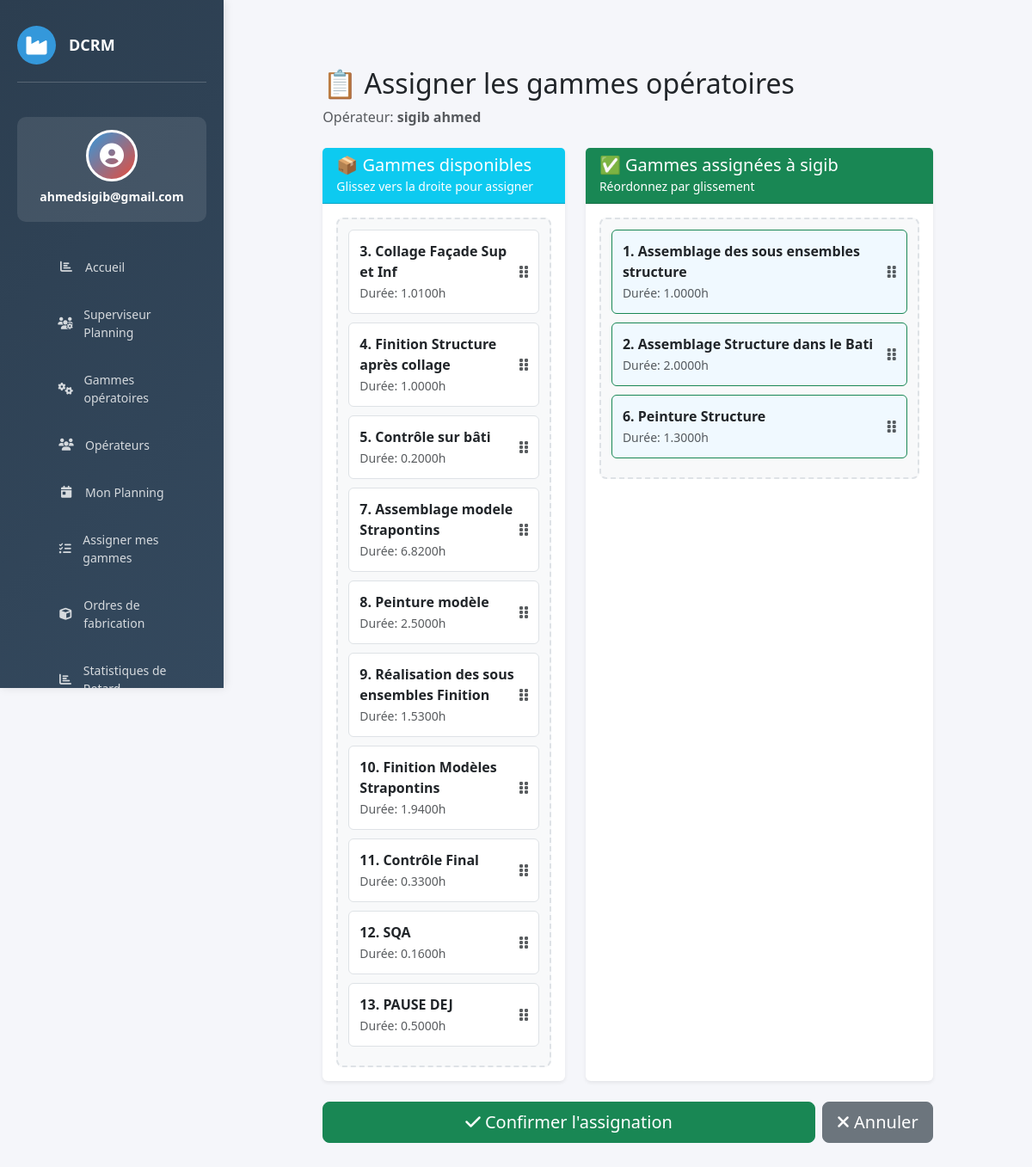
The app's page /planning/operateur/10/assigner-gammes/ (signed in) with its own data.
### website/models.py (models this page shows, shortened)
class Operateur(models.Model):
    SHIFT_CHOICES = [
        ('matin',      'Matin      (06h → 14h)'),
        ('normal',     'Normal     (08h → 17h)'),
        ('apres_midi', 'Après-midi (14h → 22h)'),
    ]
    nom    = models.CharField(max_length=100)
    prenom = models.CharField(max_length=100)
    poste  = models.CharField(max_length=100, blank=True)
    shift  = models.CharField(
        max_length=20,
        choices=SHIFT_CHOICES,
        default='normal',
        verbose_name="Type de shift"
    )
    user   = models.OneToOneField(
        User, null=True, blank=True,
        on_delete=models.SET_NULL,
        related_name='operateur_profil',
        verbose_name="Compte utilisateur"
    )
    def __str__(self):
        return f"{self.prenom} {self.nom}"

class GammeOperation(models.Model):
    nom           = models.CharField(max_length=200)
    temps_alloue  = models.DecimalField(max_digits=7, decimal_places=4, help_text="Durée en heures (ex: 1.005)")
    ordre         = models.PositiveSmallIntegerField(help_text="Position dans la gamme")
    operateurs    = models.ManyToManyField(
        'Operateur',
        blank=True,
        related_name='gammes',
        verbose_name="Opérateurs assignés"
    )
    class Meta:
        ordering = ['ordre']

### website/views.py (the view, shortened to what this page needs)
# urls.py: path('planning/operateur/<int:operateur_id>/assigner-gammes/',views.assigner_gammes_operateur,name='assigner_gammes'),
@login_required(login_url='home')
def assigner_gammes_operateur(request, operateur_id):
    operateur = get_object_or_404(Operateur, id=operateur_id)
    gammes_assignees = operateur.gammes.all()
    gammes_disponibles = GammeOperation.objects.exclude(operateurs=operateur).order_by('ordre')
    context = {
        'operateur': operateur,
        'gammes_assignees': gammes_assignees,
        'gammes_disponibles': gammes_disponibles,
    }
    return render(request, 'planning/assigner_gammes_dragdrop.html', context)

### website/templates/planning/assigner_gammes_dragdrop.html (shortened to what this page needs)
{% extends 'base.html' %}
{% load static %}
{% block content %}
<div class="container mt-5">
  <div class="row">
    <div class="col-lg-10 mx-auto">
      <div class="mb-4">
        <h2>📋 Assigner les gammes opératoires</h2>
        <p class="text-muted">Opérateur: <strong>{{ operateur.prenom }} {{ operateur.nom }}</strong></p>
      </div>
      <div class="row g-4">
        <div class="col-lg-5">
          <div class="card border-0 shadow-sm h-100">
            <div class="card-header bg-info text-white">
              <h5 class="mb-0">📦 Gammes disponibles</h5>
              <small>Glissez vers la droite pour assigner</small>
            </div>
            <div class="card-body">
              <div id="gammes-disponibles" class="gammes-list">
                {% for gamme in gammes_disponibles %}
                  <div class="gamme-item" draggable="true" data-gamme-id="{{ gamme.id }}">
                    <div class="d-flex justify-content-between align-items-center">
                      <div>
                        <strong>{{ gamme.ordre }}. {{ gamme.nom }}</strong><br>
                        <small class="text-muted">Durée: {{ gamme.temps_alloue }}h</small>
                      </div>
                      <i class="fas fa-grip-vertical text-muted"></i>
                    </div>
                  </div>
                {% empty %}
                  <p class="text-muted text-center">✅ Toutes les gammes sont assignées!</p>
                {% endfor %}
              </div>
            </div>
          </div>
        </div>
        <div class="col-lg-7">
          <div class="card border-0 shadow-sm h-100">
            <div class="card-header bg-success text-white">
              <h5 class="mb-0">✅ Gammes assignées à {{ operateur.prenom }}</h5>
              <small>Réordonnez par glissement</small>
            </div>
            <div class="card-body">
              <div id="gammes-assignees" class="gammes-list gammes-assignees">
                {% for gamme in gammes_assignees %}
                  <div class="gamme-item gamme-assignee" draggable="true" data-gamme-id="{{ gamme.id }}">
                    <div class="d-flex justify-content-between align-items-center">
                      <div>
                        <strong>{{ gamme.ordre }}. {{ gamme.nom }}</strong><br>
                        <small class="text-muted">Durée: {{ gamme.temps_alloue }}h</small>
                      </div>
                      <i class="fas fa-grip-vertical text-muted"></i>
                    </div>
                  </div>
                {% empty %}
                  <div class="text-center text-muted py-5">
                    <i class="fas fa-arrow-left fa-2x mb-3"></i><br>
                    Glissez les gammes ici
                  </div>
                {% endfor %}
              </div>
            </div>
          </div>
        </div>
      </div>
      <div class="d-flex gap-2 mt-4">
        <form method="POST" id="form-assigner" class="flex-grow-1">
          <button type="submit" class="btn btn-success btn-lg w-100">
            <i class="fas fa-check"></i> Confirmer l'assignation
          </button>
        </form>
        <a href="{% url 'dashboard_operateur' operateur_id=operateur.id %}" class="btn btn-secondary btn-lg">
          <i class="fas fa-times"></i> Annuler
        </a>
      </div>
    </div>
  </div>
</div>
{% endblock %}

### website/templates/base.html (shortened to what this page needs)
{% load static %}
<!DOCTYPE html>
<html lang="fr">
<head>
    <link href="https://cdn.jsdelivr.net/npm/bootstrap@5.3.0/dist/css/bootstrap.min.css" rel="stylesheet">
    <link rel="stylesheet" href="https://cdnjs.cloudflare.com/ajax/libs/font-awesome/6.4.0/css/all.min.css">
</head>
<body>
    {% if user.is_authenticated %}
    <aside class="sidebar">
        <div class="sidebar-header">
            <div class="logo">
                <i class="fas fa-industry"></i>
            </div>
            <h3>DCRM</h3>
        </div>
        <div class="user-profile">
            <div class="user-avatar">
                <i class="fas fa-user-circle"></i>
            </div>
            <h6>{{ user.first_name|default:user.username }}</h6>
        </div>
        <ul class="sidebar-menu">
             <li>
                <a href="{% url 'dashboard' %}">
                    <i class="fas fa-chart-bar"></i>
                    <span>Accueil </span>
                </a>
            </li>
            <li>
                <a href="{% url 'superviseur_dashboard' %}">
                    <i class="fas fa-users-cog"></i>
                    <span>Superviseur Planning</span>
                </a>
            </li>
            <li>
                <a href="{% url 'gammes_list' %}">
                    <i class="fas fa-cogs"></i>
                    <span>Gammes opératoires</span>
                </a>
            </li>
            <li>
                <a href="{% url 'operateur_list' %}">
                    <i class="fas fa-users"></i>
                    <span>Opérateurs</span>
                </a>
            </li>
            {% if user.operateur_profil %}
            <li>
                <a href="{% url 'dashboard_operateur' operateur_id=user.operateur_profil.id %}">
                    <i class="fas fa-calendar-day"></i>
                    <span>Mon Planning</span>
                </a>
            </li>
            <li>
                <a href="{% url 'assigner_gammes' operateur_id=user.operateur_profil.id %}">
                    <i class="fas fa-tasks"></i>
                    <span>Assigner mes gammes</span>
                </a>
            </li>
            {% endif %}
            <li>
                <a href="{% url 'of_list' %}">
                    <i class="fas fa-cube"></i>
                    <span>Ordres de fabrication</span>
                </a>
            </li>
                <li>
                <a href="{% url 'list_retard' %}">
                    <i class="fas fa-chart-bar"></i>
                    <span>Statistiques de Retard</span>
                </a>
            </li>
        </ul>
    </aside>
    {% endif %}
    <div class="main-content">
        {% block content %}
        {% endblock %}
    </div>
</body>
</html>

### website/templates/base.html (style rules this page uses)
:root { --primary: #2c3e50; --secondary: #3498db; --danger: #e74c3c; --success: #27ae60; --warning: #f39c12; }
* { margin: 0; padding: 0; box-sizing: border-box; }
body { font-family: 'Segoe UI', Tahoma, Geneva, Verdana, sans-serif; background-color: #f5f6fa; }
.sidebar { position: fixed; top: 0; left: 0; height: 100vh; width: 260px; background: linear-gradient(135deg, var(--primary) 0%, #34495e 100%); color: white; padding: 30px 20px; overflow-y: auto; box-shadow: 2px 0 10px rgba(0,0,0,0.1); z-index: 1000; }
.sidebar-header { display: flex; align-items: center; gap: 15px; margin-bottom: 40px; padding-bottom: 20px; border-bottom: 1px solid rgba(255,255,255,0.2); }
.sidebar-header .logo { width: 45px; height: 45px; background: var(--secondary); border-radius: 50%; display: flex; align-items: center; justify-content: center; font-size: 24px; }
.sidebar-header h3 { font-size: 18px; font-weight: 700; margin: 0; }
.user-profile { background: rgba(255,255,255,0.1); padding: 15px; border-radius: 10px; margin-bottom: 30px; text-align: center; }
.user-avatar { width: 60px; height: 60px; background: linear-gradient(135deg, var(--secondary), var(--danger)); border-radius: 50%; margin: 0 auto 10px; display: flex; align-items: center; justify-content: center; font-size: 28px; border: 3px solid white; }
.user-profile h6 { margin: 10px 0 5px; font-weight: 600; font-size: 14px; }
.sidebar-menu { list-style: none; margin-bottom: 30px; }
.sidebar-menu li { margin-bottom: 10px; }
.sidebar-menu a { display: flex; align-items: center; gap: 12px; padding: 12px 15px; color: rgba(255,255,255,0.8); text-decoration: none; border-radius: 8px; transition: all 0.3s ease; font-size: 14px; }
.sidebar-menu i { width: 20px; text-align: center; }
.main-content { margin-left: 260px; padding: 30px; min-height: 100vh; }

### website/templates/planning/assigner_gammes_dragdrop.html (style rules this page uses)
.gammes-list { min-height: 300px; background: #f8f9fa; border-radius: 8px; padding: 12px; border: 2px dashed #dee2e6; transition: all 0.3s ease; }
.gamme-item { background: white; border: 1px solid #dee2e6; border-radius: 6px; padding: 12px; margin-bottom: 10px; cursor: move; transition: all 0.2s ease; }
.gamme-assignee { background: #f0f9ff; border-color: #198754; }

### records on screen
Operateur: prenom "sigib", nom "ahmed"
GammeOperation: ordre "3", nom "Collage Façade Sup et Inf", temps_alloue "1.0100"
GammeOperation: ordre "4", nom "Finition Structure après collage", temps_alloue "1.0000"
GammeOperation: ordre "5", nom "Contrôle sur bâti", temps_alloue "0.2000"
GammeOperation: ordre "7", nom "Assemblage modele Strapontins", temps_alloue "6.8200"
GammeOperation: ordre "8", nom "Peinture modèle", temps_alloue "2.5000"
GammeOperation: ordre "9", nom "Réalisation des sous ensembles Finition", temps_alloue "1.5300"
GammeOperation: ordre "10", nom "Finition Modèles Strapontins", temps_alloue "1.9400"
GammeOperation: ordre "11", nom "Contrôle Final", temps_alloue "0.3300"
GammeOperation: ordre "12", nom "SQA", temps_alloue "0.1600"
GammeOperation: ordre "13", nom "PAUSE DEJ", temps_alloue "0.5000"
GammeOperation: ordre "1", nom "Assemblage des sous ensembles structure", temps_alloue "1.0000"
GammeOperation: ordre "2", nom "Assemblage Structure dans le Bati", temps_alloue "2.0000"
GammeOperation: ordre "6", nom "Peinture Structure", temps_alloue "1.3000"

### other values on screen
{{ user.first_name|default:user.username }} "ahmedsigib@gmail.com"
